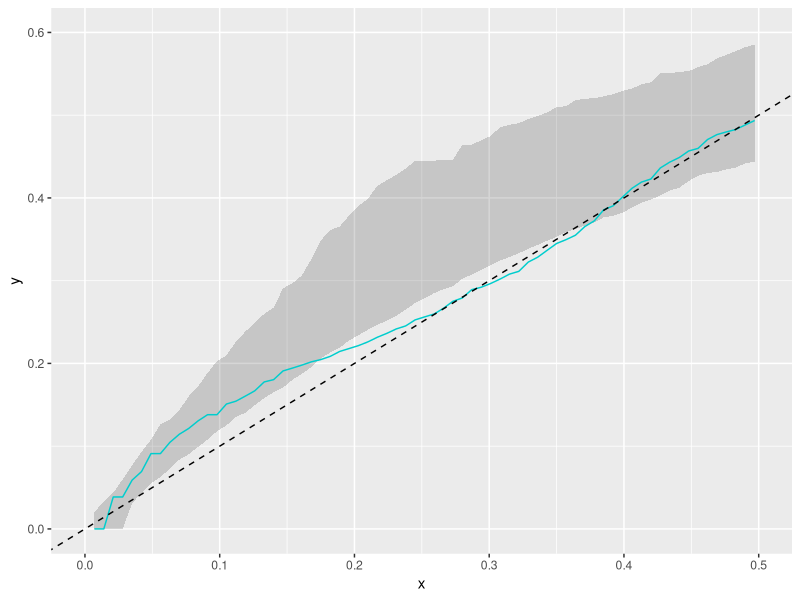
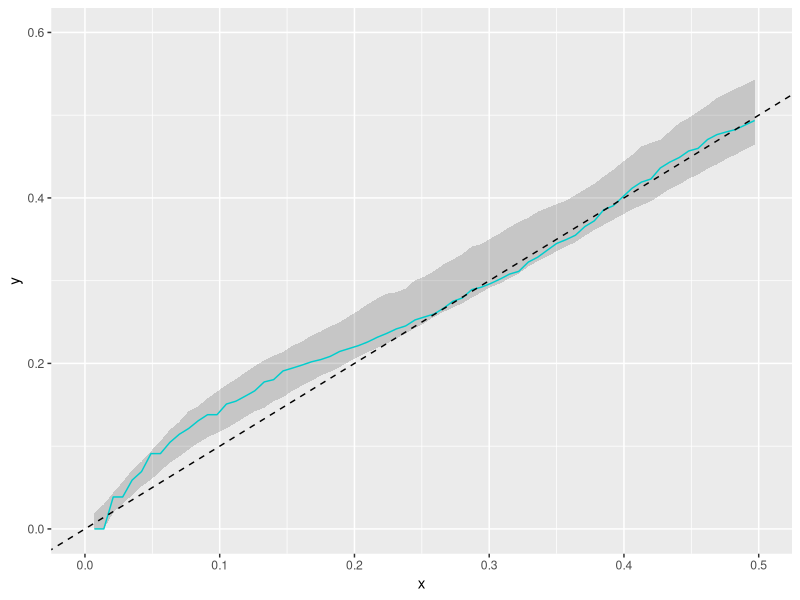
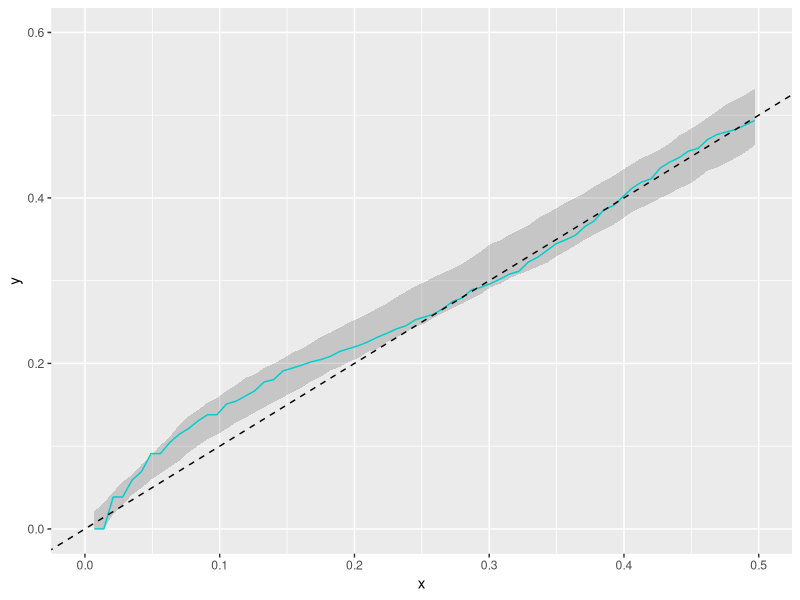
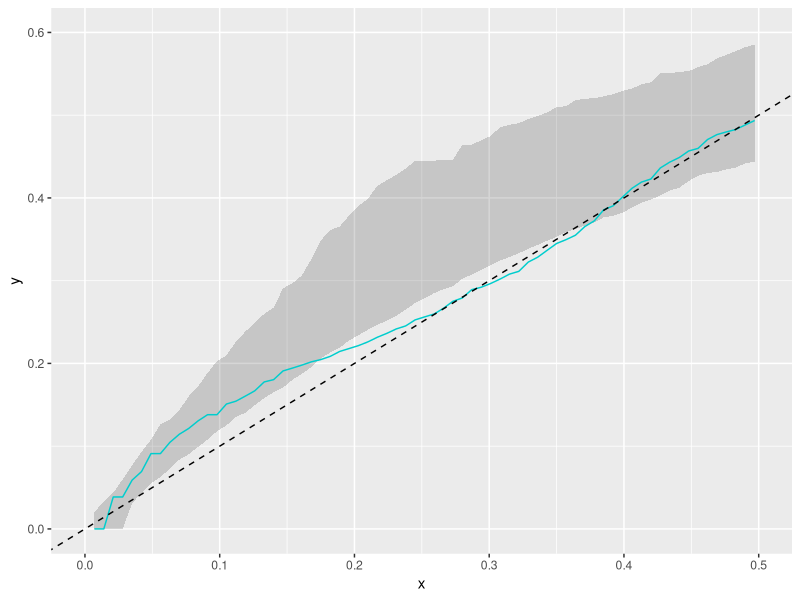
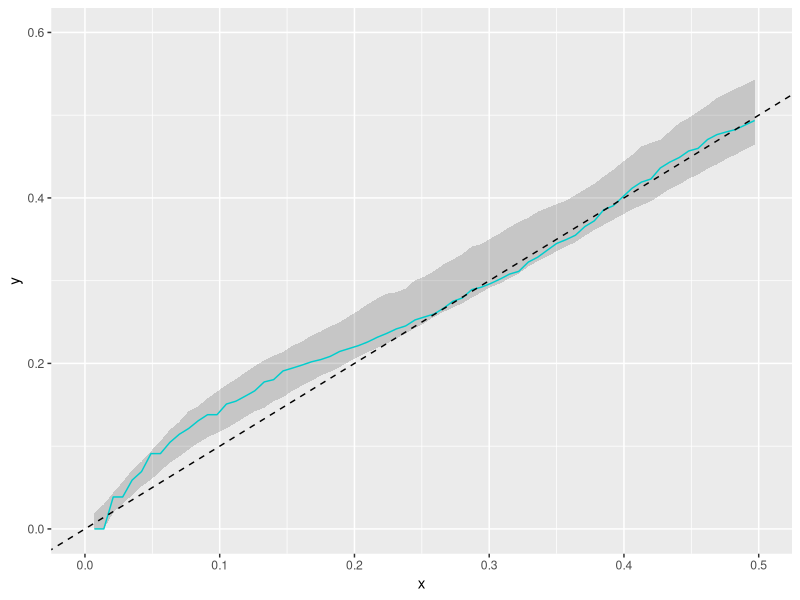
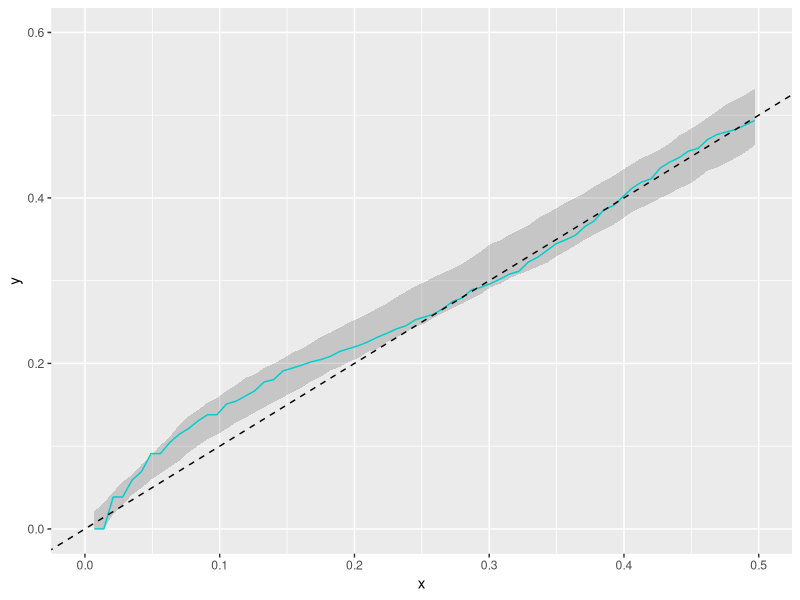
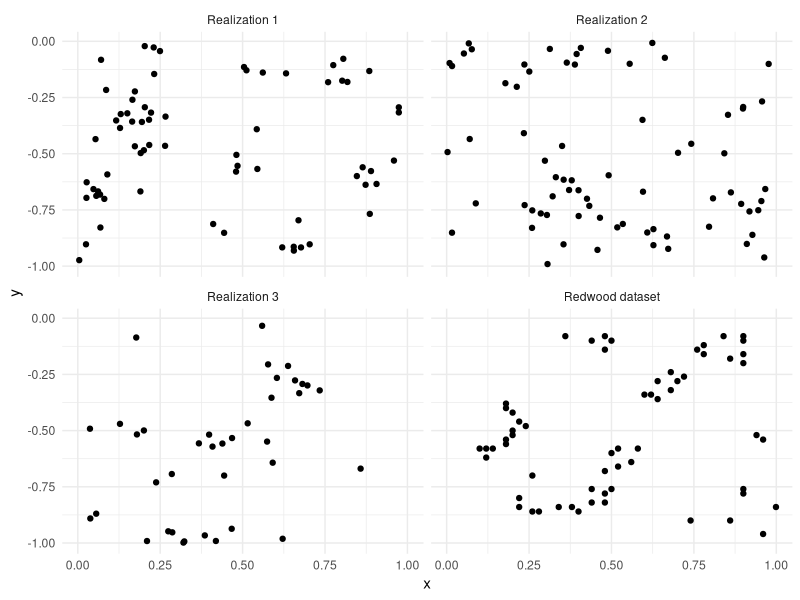

Recreate these plots in R, in order.
# Project 2, 18.03.2022
# Problem 3 ----
library(spatial)
library(MASS)
library(tidyverse)
library(spatstat)

# Config
setwd('~/Fysmat/8 Semester V2022/RomStat/romstat/project2/')
figpath = './figures'
# getwd()

## Read,plot ----
redwood    <- ppinit("redwood.dat")
redwood.df <- data.frame(x = redwood$x, y = redwood$y)

# Plot

t1 = c(xl=1,xu=2)
redwood.plot = ggplot(redwood.df) + 
  geom_point(aes(x = x, y = y)) + 
  geom_rect(aes(xmin = 0, xmax = 1, ymin = -1, ymax = 0),
            alpha = 0, color = 1) + 
  theme_minimal()
# redwood.plot


## i) Empirical fit ----
"Make empirical fit"
sim.NS = function(lm, lc, sc, d = 0, w=c(xl=0, xu=1, yl=-1, yu=0)){
  result = matrix(NA, nrow=0, ncol=2)
  lme = lm*((w[2]-w[1]+2*d)*(w[4]-w[3]+2*d)) # intensity on extended window
  k=0
  km = rpois(1,lm)
  for (j in 1:km){
    xm = c(runif(1,w[1]-d,w[2]+d), runif(1,w[3]-d,w[4]+d)) # parent location
    # xm = c(runif(1,0-d,1+d), runif(1,-1-d,0+d)) # parent location
    kc = rpois(1,lc) # #children for this parent
    for (i in 1:kc) {
      xc = mvrnorm(mu = xm, Sigma = sc*diag(2))
      if (xc[1] > w[1] && xc[1] < w[2] && xc[2] > w[3] && xc[2] < w[4]){
      # if (xc[1] > 0 && xc[1] < 1 && xc[2] > -1 && xc[2] < 0){
        result = rbind(result, xc)
        k = k + kc # Total #points
      }
    }
  }
  return(result)
}


sim.NS.seq = function(lambda_m, lambda_c, sigma_c, N = 100, k=100, 
                      fs=0.7, d=0, w=c(xl=0, xu=1, yl=-1, yu=0)){
  L.mat = matrix(rep(NA, N*k), nrow = N)
  lambda_m_ext = lambda_m*((w[2]-w[1]+2*d)*(w[4]-w[3]+2*d))
  sim.plot = matrix(NA, nrow=0, ncol = 2)
  len = c()
  for (i in 1:N){
    x = sim.NS(lambda_m_ext, lambda_c, sigma_c, d, w)
    L = Kfn(list(x = x[,1], y = x[,2]), fs = fs, k = k)
    # Store to matrix?
    L.mat[i, ] = L$y # all L-fn values
    if (i < 4){
      # sim.x.plot[i] = ( x[,1])
      # sim.y.plot[i] = ( x[,2])
      sim.plot = rbind(sim.plot,x)
      len = cbind(len, length(x[,2]))
    }
  }
  return(list(x = L$x, y = L.mat, sim.plot = sim.plot, len = len))
}


plot.pi = function(sim, L){
  upper <- apply(sim$y, 2,  quantile, probs = c(0.95))
  lower <- apply(sim$y, 2,  quantile, probs = c(0.05))
  
  gg.NS = ggplot(data = data.frame(l = lower, u = upper, x = sim$x)) + 
    geom_ribbon(aes(x = x, ymin = l, ymax = u), alpha = 0.2) +
    geom_line(data = L, aes(x, y), color="Cyan3") + 
    geom_abline(slope=1, intercept = 0, linetype=2) +
    xlim(0,0.5) + ylim(0,.6) +
    labs(color="Legend")
    theme_minimal()
  gg.NS
}






# lambda_m = 20, lambda_c = 3, sigma_c = 0.002
L.redwood <- Kfn(ppinit("redwood.dat"), fs = 0.7, k = 100)
L.redwood.df <- data.frame(x = L.redwood$x, y = L.redwood$y)

# Initial guess (6, 10, 0.01)
Nc = data.frame(n=c(5, 9, 8, 13, 19, 6)) # Points per cluster
lambda_m = 6
lambda_c = mean(Nc$n) # Daughter intensity
sigma_c = 0.01 # simply guessed

set.seed(321)
redwood.ns1 = sim.NS.seq(lambda_m,lambda_c, sigma_c)
ns.p1 = plot.pi(redwood.ns1, L.redwood.df)

## ii) Improved fit ----
# second guess with kppm thomas process
thomasFit = kppm(as.ppp(redwood), clusters = "Thomas")
lambda_m = thomasFit$par[1]
lambda_c = thomasFit$mu
sigma_c = thomasFit$par[2]

c(lambda_m = lambda_m, lambda_c = lambda_c, sigma_c)

set.seed(321)
redwood.ns2 = sim.NS.seq(lambda_m,lambda_c, sigma_c)
ns.p2 = plot.pi(redwood.ns2, L.redwood.df)
ns2.u <- apply(redwood.ns2$y, 2,  quantile, probs = c(0.95))
ns2.l <- apply(redwood.ns2$y, 2,  quantile, probs = c(0.05))

# Third guess with extended window

set.seed(321)
redwood.ns3 = sim.NS.seq(lambda_m,lambda_c, sigma_c, d=0.5)
ns.p3 = plot.pi(redwood.ns3, L.redwood.df)
ns3.u <- apply(redwood.ns3$y, 2,  quantile, probs = c(0.95))
ns3.l <- apply(redwood.ns3$y, 2,  quantile, probs = c(0.05))

t=  (sum(ns3.u - ns3.l)/sum(ns2.u- ns2.l))
(1-t)*sum(ns2.u- ns2.l)
sum(ns2.u- ns2.l) - sum(ns3.u - ns3.l)
# show plots
ns.p1
ns.p2
ns.p3

"List final guestimates of model params."

## iii) Display ----
"Display data next to three realizations from guestimated NS model"
x = redwood.df$x
y = redwood.df$y
n = length(x)
n1 = (redwood.ns3$len[1])
n2 = (redwood.ns3$len[2])
n3 = (redwood.ns3$len[3])



head(redwood.ns3$sim.plot)

plot.df <- data.frame(x = c(x, redwood.ns3$sim.plot[,1]), 
                      y = c(y, redwood.ns3$sim.plot[,2]), 
                      idx = c(rep("Redwood dataset", n),
                              rep("Realization 1", n1),
                              rep("Realization 2", n2),
                              rep("Realization 3", n3)
                              ))
# for (i in 2:4){
#   plot.df$x[((i-1)*n+1):(i*n)] = x
#   # you need this shit
#   plot.df$y[((i-1)*n+1):(i*n)] = x
# }

ns.realizations = ggplot(plot.df) + 
  geom_point(aes(x = x, y = y)) + 
  facet_wrap(~idx, nrow = 2) + 
  theme_minimal()

length(redwood.ns3$sim.x.plot)


## saveFigs ----
ggsave("3_NSinit.pdf", plot = ns.p1, path = figpath, width=4, height = 4)
ggsave("3_NSkppm.pdf", plot = ns.p2, path = figpath, width=4, height = 4)
ggsave("3_NSext.pdf", plot = ns.p3, path = figpath, width=4, height = 4)
ggsave("3_NSrealizations.pdf", plot = ns.realizations, path = figpath, 
       width = 7, height = 7)
